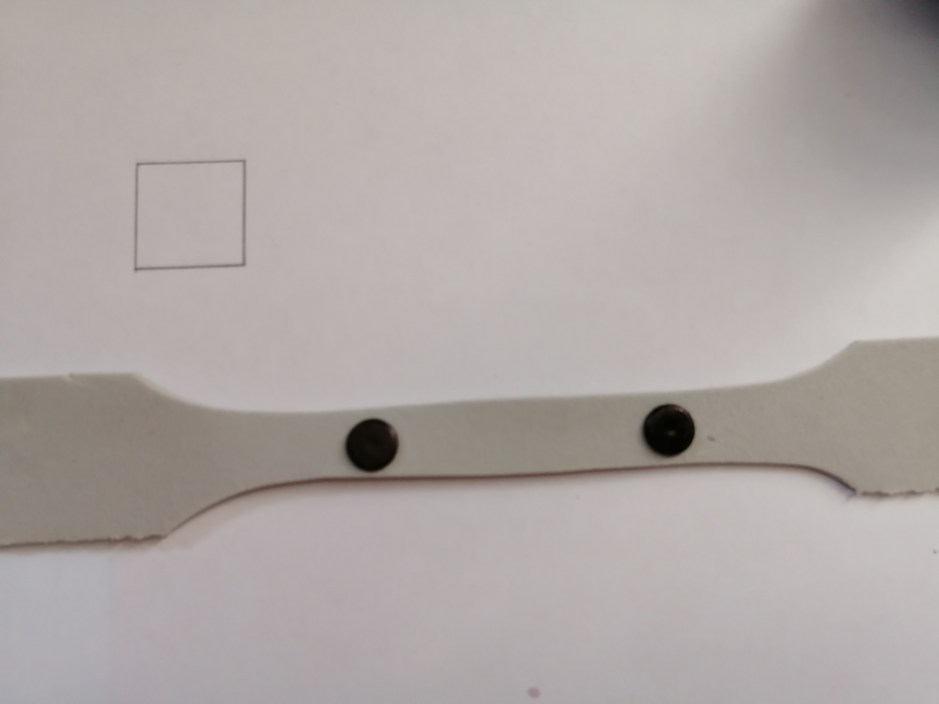
#> input picture test-object-size/botao_colado/2.jpg, 5632 x 4224 px (shown at 1/6 size)
$ python init.py
#> lines starting #> are read from the running program, lines starting #| are printed output that depends on the picture; after the words box and inside, x2 and y2 are one past the last pixel; in counts of white or black regions, pixels touching at a corner belong together

from scipy.spatial.distance import euclidean
from imutils import perspective
from imutils import contours
import numpy as np
import imutils
import cv2

#cv2.namedWindow('Image2', cv2.WINDOW_NORMAL)
#cv2.resizeWindow('Image2', 640, 480)

# Function to show array of images (intermediate results)
def show_images(images):
	#print(images)
	for i, img in enumerate(images):
		cv2.namedWindow('Image'+ str(i), cv2.WINDOW_NORMAL)
		cv2.resizeWindow('Image'+ str(i), 640, 480)
		cv2.imshow("Image" + str(i), img)
	cv2.waitKey(0)
	cv2.destroyAllWindows()


#img_path = "fotos2/4.jpeg"
#img_path = "botao_colado/6.jpg"
img_path = "botao_colado/2.jpg"


# Read image and preprocess
image = cv2.imread(img_path)
#> image is the input picture: shape (4224, 5632, 3); mean B, G, R 165.9, 168.6, 175.5

# [5 lines of commented-out code are left out]

ret,thresh1 = cv2.threshold(image,80,255,cv2.THRESH_BINARY)
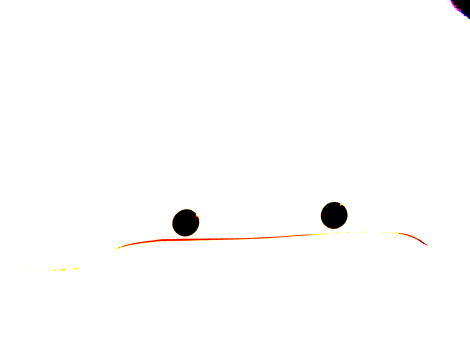
#> thresh1: shape (4224, 5632, 3) (shown at 1/12 size); mean B, G, R 252.3, 252.5, 253
gray = cv2.cvtColor(thresh1, cv2.COLOR_BGR2GRAY)


#gray = cv2.cvtColor(image, cv2.COLOR_BGR2GRAY)
#cv2.imshow("Image2", gray)
#cv2.waitKey(0)


blur = cv2.GaussianBlur(gray, (9, 9), 0)
#blur = cv2.GaussianBlur(gray, (11, 11), 0)
#cv2.imshow("Image2", blur)
#cv2.waitKey(0)


edged = cv2.Canny(blur, 50, 150)
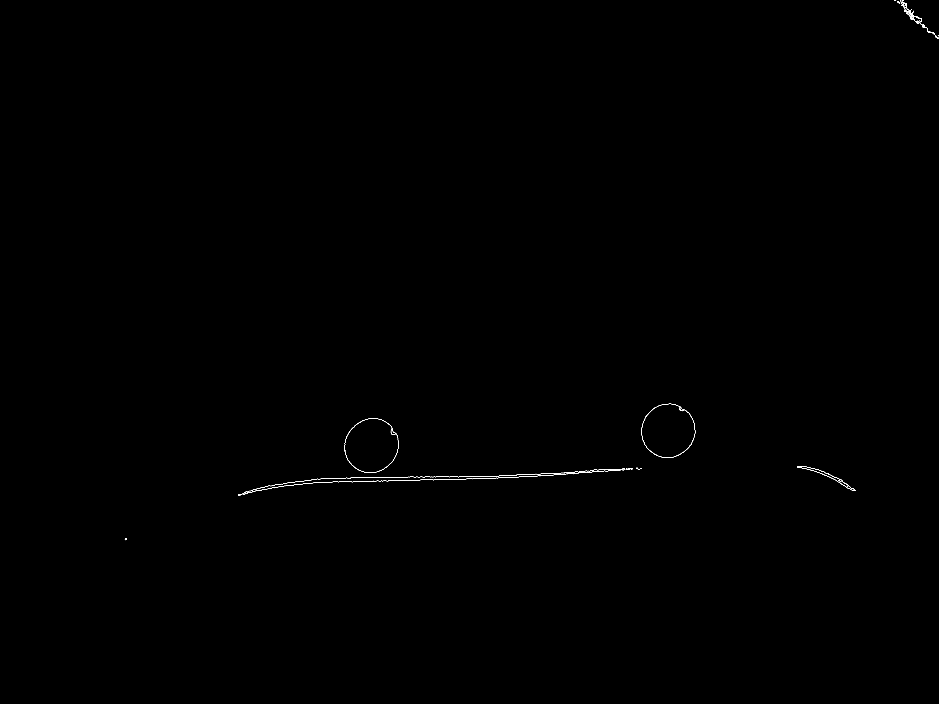
#> edged: shape (4224, 5632) (shown at 1/6 size); 0.04% white in thin lines or dots, all inside (x1, y1, x2, y2) = (749, 0, 5632, 3241)
#edged = cv2.Canny(blur, 60, 90)
#cv2.imshow("Image2", edged)
#cv2.waitKey(0)

edged = cv2.dilate(edged, None, iterations=1)
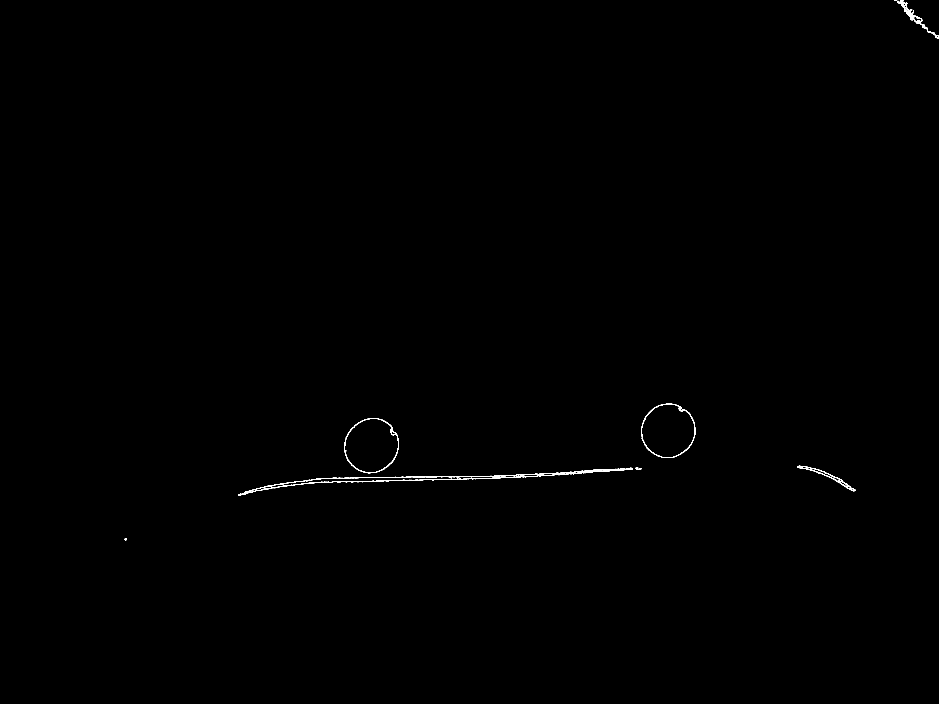
#> edged: shape (4224, 5632) (shown at 1/6 size); 0.13% white; 16 white regions (1 under 20 px), largest, box (x1, y1, x2, y2) and area: (1455, 2810, 3753, 2969) 15607, (5404, 0, 5632, 234) 4085, (3847, 2422, 4172, 2748) 4007
#cv2.imshow("Image2", edged)
#cv2.waitKey(0)

edged = cv2.erode(edged, None, iterations=1)
#cv2.imshow("Image2", edged)
#cv2.waitKey(0)


#show_images([blur, edged])

# Find contours
cnts = cv2.findContours(edged.copy(), cv2.RETR_EXTERNAL, cv2.CHAIN_APPROX_SIMPLE)
#> cnts = 16 contours, 2 with area under 20; largest, box (x1, y1, x2, y2) and area: (2067, 2510, 2392, 2838) 81486, (3848, 2423, 4171, 2747) 80470, (1456, 2811, 3752, 2968) 33968, (4784, 2796, 5133, 2946) 5027, (5405, 0, 5532, 136) 2193
cnts = imutils.grab_contours(cnts)
print(cnts)
#> (printed output is left out)
# Sort contours from left to right as leftmost contour is reference object
(cnts, _) = contours.sort_contours(cnts)

# Remove contours which are not large enough
cnts = [x for x in cnts if cv2.contourArea(x) > 100]
#> cnts = 7 contours; box (x1, y1, x2, y2) and area: (2067, 2510, 2392, 2838) 81486, (3848, 2423, 4171, 2747) 80470, (1456, 2811, 3752, 2968) 33968, (4784, 2796, 5133, 2946) 5027, (5405, 0, 5532, 136) 2193, (5496, 133, 5632, 233) 267, (1429, 2964, 1448, 2974) 106

#cv2.drawContours(image, cnts, -1, (0,255,0), 3)

#show_images([image, edged])
#print(len(cnts))

# Reference object dimensions
# Here for reference I have used a 2cm x 2cm square
ref_object = cnts[0]
#> ref_object = contour of 21 points, box (x1, y1, x2, y2) (1429, 2964, 1448, 2974), area 106
box = cv2.minAreaRect(ref_object)
#> box = ((1438.1, 2968.5), (18.85, 8.19), -7.13)
box = cv2.boxPoints(box)
#> box = [[1429.2, 2973.7], [1428.2, 2965.6], [1446.9, 2963.3], [1447.9, 2971.4]]
box = np.array(box, dtype="int")
#> box = [[1429, 2973], [1428, 2965], [1446, 2963], [1447, 2971]]
box = perspective.order_points(box)
#> box = [[1428, 2965], [1446, 2963], [1447, 2971], [1429, 2973]]
(tl, tr, br, bl) = box
#> tl = [1428, 2965]; tr = [1446, 2963]; br = [1447, 2971]; bl = [1429, 2973]
dist_in_pixel = euclidean(tl, tr)
#> dist_in_pixel = 18.11
dist_in_cm = 2
pixel_per_cm = dist_in_pixel/dist_in_cm
#> pixel_per_cm = 9.06


# Draw remaining contours
for cnt in cnts:
	box = cv2.minAreaRect(cnt)
	box = cv2.boxPoints(box)
	box = np.array(box, dtype="int")
	box = perspective.order_points(box)
	(tl, tr, br, bl) = box
	cv2.drawContours(image, [box.astype("int")], -1, (0, 0, 255), 2)
	mid_pt_horizontal = (tl[0] + int(abs(tr[0] - tl[0])/2), tl[1] + int(abs(tr[1] - tl[1])/2))
	mid_pt_verticle = (tr[0] + int(abs(tr[0] - br[0])/2), tr[1] + int(abs(tr[1] - br[1])/2))
	wid = euclidean(tl, tr)/pixel_per_cm
	ht = euclidean(tr, br)/pixel_per_cm
	cv2.putText(image, "{:.1f}cm".format(wid), (int(mid_pt_horizontal[0] - 15), int(mid_pt_horizontal[1] - 10)),
		cv2.FONT_HERSHEY_SIMPLEX, 0.5, (255, 255, 0), 2)
	cv2.putText(image, "{:.1f}cm".format(ht), (int(mid_pt_verticle[0] + 10), int(mid_pt_verticle[1])),
		cv2.FONT_HERSHEY_SIMPLEX, 0.5, (255, 255, 0), 2)
#> this loop made 7 passes
#> (tl, tr, br, bl, mid_pt_horizontal, mid_pt_verticle, wid, ht) on passes 1 to 4: ([1428, 2965], [1446, 2963], [1447, 2971], [1429, 2973], (1437, 2966), (1446, 2967), 2, 0.89), ([1452, 2899], [3747, 2758], [3751, 2825], [1456, 2967], (2599, 2969), (3749, 2791), 253.9, 7.41), ([2002, 2655], [2260, 2448], [2456, 2693], [2197, 2899], (2131, 2758), (2358, 2570), 36.53, 34.65), ([3982, 2359], [4233, 2555], [4035, 2810], [3783, 2615], (4107, 2457), (4332, 2682), 35.17, 35.65)

show_images([image])
#> the loop in show_images, `for i, img in enumerate(images):` made 1 pass

$ run again, with test-object-size/fotos2/4.jpeg copied over test-object-size/botao_colado/2.jpg
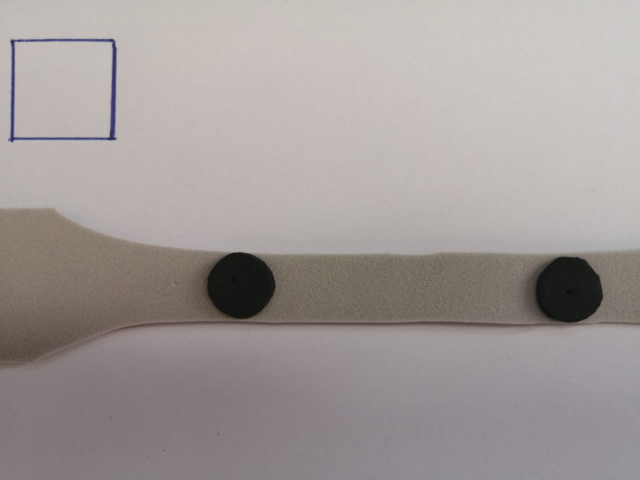
#> input picture test-object-size/fotos2/4.jpeg, 1280 x 960 px (shown at 1/2 size)
#> image is the input picture: shape (960, 1280, 3); mean B, G, R 152.8, 154.5, 161.5
#> `edged = cv2.erode(edged, None, iterations=1)`:
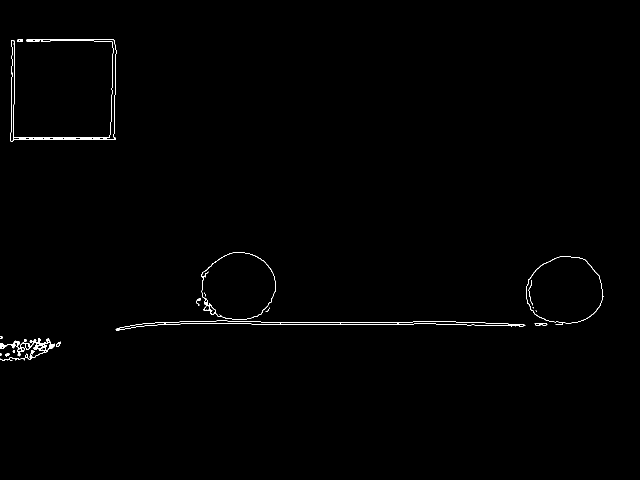
#> edged: shape (960, 1280) (shown at 1/2 size); 0.54% white in thin lines or dots, all inside (x1, y1, x2, y2) = (0, 78, 1207, 722)
#> `cnts = cv2.findContours(edged.copy(), cv2.RETR_EXTERNAL, cv2.CHAIN_APP..`: cnts = 16 contours, 6 with area under 20; largest, box (x1, y1, x2, y2) and area: (1052, 512, 1207, 650) 16152, (403, 504, 552, 639) 15688, (231, 641, 1051, 662) 3524, (21, 78, 233, 283) 3516, (0, 676, 109, 722) 1150
#> (printed output is left out)
#> `cnts = [x for x in cnts if cv2.contourArea(x) > 100]`: cnts = 5 contours; box (x1, y1, x2, y2) and area: (1052, 512, 1207, 650) 16152, (403, 504, 552, 639) 15688, (231, 641, 1051, 662) 3524, (21, 78, 233, 283) 3516, (0, 676, 109, 722) 1150
#> ref_object = contour of 348 points, box (x1, y1, x2, y2) (0, 676, 109, 722), area 1150
#> `box = cv2.minAreaRect(ref_object)`: box = ((53.62, 699), (110.7, 40.72), -6.2)
#> `box = cv2.boxPoints(box)`: box = [[0.787, 725.2], [-3.61, 684.8], [106.5, 672.8], [110.9, 713.3]]
#> `box = np.array(box, dtype="int")`: box = [[0, 725], [-3, 684], [106, 672], [110, 713]]
#> `box = perspective.order_points(box)`: box = [[-3, 684], [106, 672], [110, 713], [0, 725]]
#> `(tl, tr, br, bl) = box`: tl = [-3, 684]; tr = [106, 672]; br = [110, 713]; bl = [0, 725]
#> dist_in_pixel = 109.7
#> pixel_per_cm = 54.83
#> the loop `for cnt in cnts:` made 5 passes
#> (tl, tr, br, bl, mid_pt_horizontal, mid_pt_verticle, wid, ht) on passes 1 to 5: ([-3, 684], [106, 672], [110, 713], [0, 725], (51, 690), (108, 692), 2, 0.751), ([21, 78], [232, 78], [232, 282], [21, 282], (126, 78), (232, 180), 3.85, 3.72), ([230, 643], [1049, 634], [1050, 651], [231, 661], (639, 647), (1049, 642), 14.94, 0.311), ([403, 504], [551, 504], [551, 638], [403, 638], (477, 504), (551, 571), 2.7, 2.44), ([1041, 525], [1191, 501], [1213, 634], [1062, 658], (1116, 537), (1202, 567), 2.77, 2.46)
#> after the loop `for cnt in cnts:`:
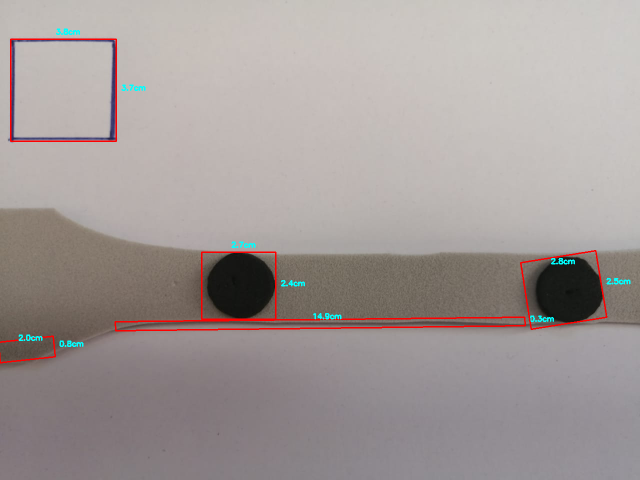
#> image: shape (960, 1280, 3) (shown at 1/2 size); 1.2% of pixels changed, all inside (x1, y1, x2, y2) = (0, 57, 1261, 727)
#> the loop in show_images, `for i, img in enumerate(images):` made 1 pass

$ run again, with test-object-size/botao_colado/6.jpg copied over test-object-size/botao_colado/2.jpg
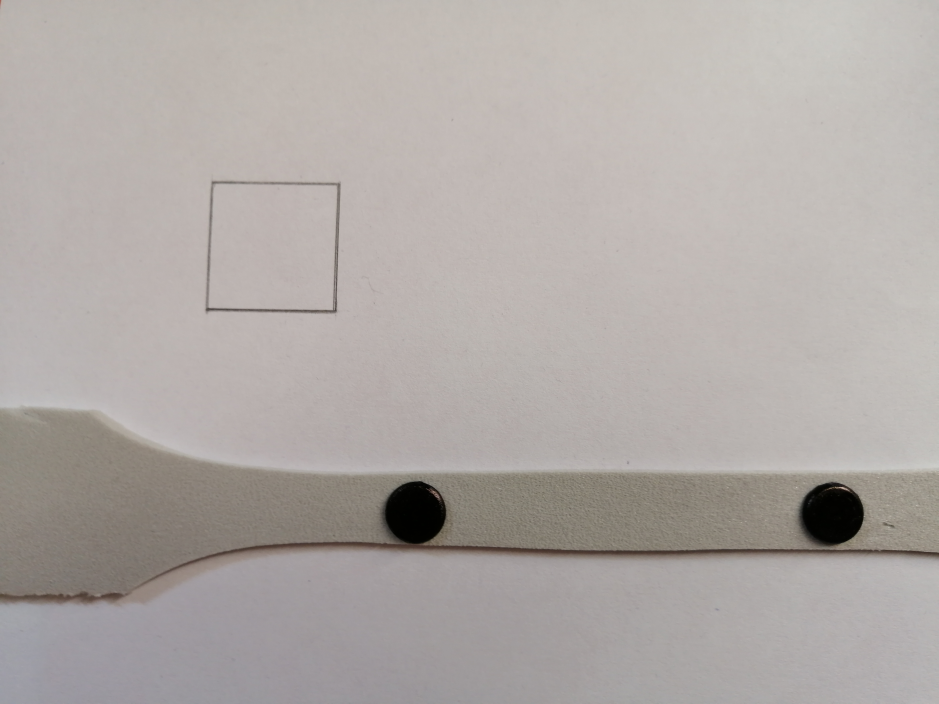
#> input picture test-object-size/botao_colado/6.jpg, 5632 x 4224 px (shown at 1/6 size)
#> image is the input picture: shape (4224, 5632, 3); mean B, G, R 166.3, 169.6, 175.6
#> `ret,thresh1 = cv2.threshold(image,80,255,cv2.THRESH_BINARY)`:
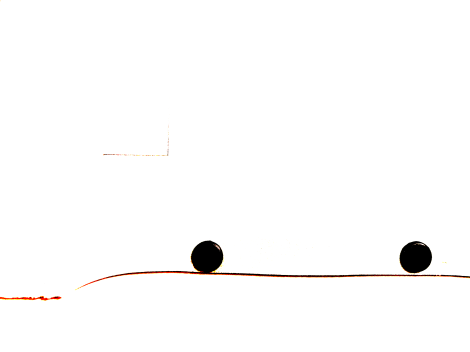
#> thresh1: shape (4224, 5632, 3) (shown at 1/12 size); mean B, G, R 251.1, 251.3, 251.9
#> `edged = cv2.dilate(edged, None, iterations=1)`:
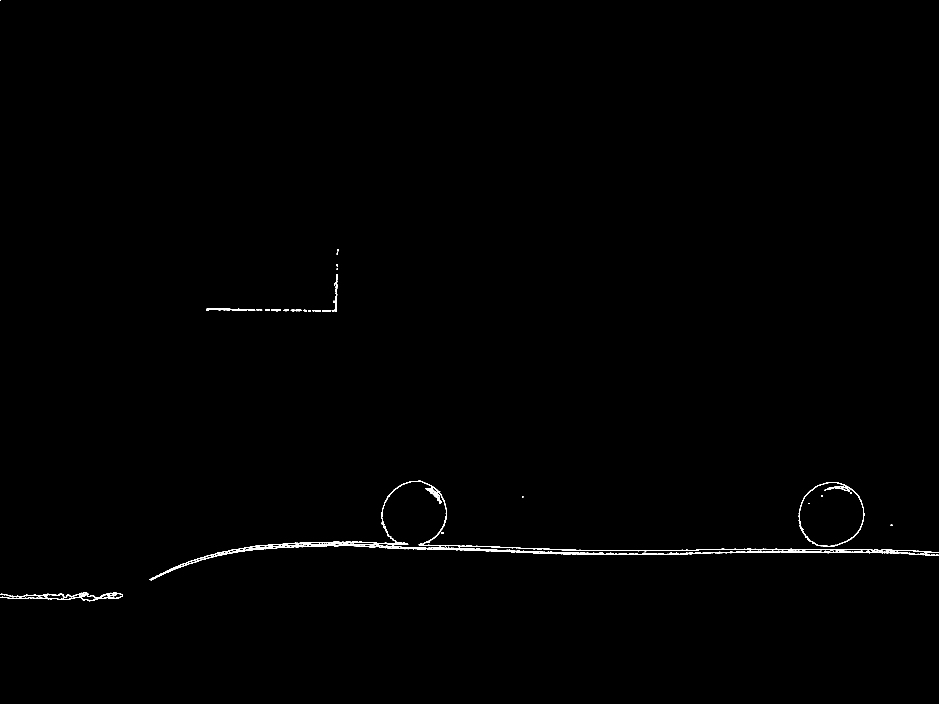
#> edged: shape (4224, 5632) (shown at 1/6 size); 0.29% white; 97 white regions (8 under 20 px), largest, box (x1, y1, x2, y2) and area: (898, 2884, 5632, 3482) 41020, (0, 3553, 738, 3607) 6301, (4791, 2892, 5190, 3281) 4903
#> `cnts = cv2.findContours(edged.copy(), cv2.RETR_EXTERNAL, cv2.CHAIN_APP..`: cnts = 131 contours, 95 with area under 20; largest, box (x1, y1, x2, y2) and area: (4792, 2893, 5185, 3280) 116892, (2555, 2927, 2649, 3014) 1694, (1239, 1850, 1383, 1862) 764, (953, 3083, 5632, 3452) 704, (2291, 2885, 5632, 3317) 486
#> (printed output is left out)
#> `cnts = [x for x in cnts if cv2.contourArea(x) > 100]`: cnts = 19 contours; largest, box (x1, y1, x2, y2) and area: (4792, 2893, 5185, 3280) 116892, (2555, 2927, 2649, 3014) 1694, (1239, 1850, 1383, 1862) 764, (953, 3083, 5632, 3452) 704, (2291, 2885, 5632, 3317) 486
#> ref_object = contour of 1235 points, box (x1, y1, x2, y2) (0, 3554, 737, 3606), area 386
#> `box = cv2.minAreaRect(ref_object)`: box = ((367.9, 3577), (50.53, 736), -89.06)
#> `box = cv2.boxPoints(box)`: box = [[735.5, 3608.3], [-0.481, 3596.2], [0.352, 3545.6], [736.3, 3557.8]]
#> `box = np.array(box, dtype="int")`: box = [[735, 3608], [0, 3596], [0, 3545], [736, 3557]]
#> `box = perspective.order_points(box)`: box = [[0, 3545], [736, 3557], [735, 3608], [0, 3596]]
#> `(tl, tr, br, bl) = box`: tl = [0, 3545]; tr = [736, 3557]; br = [735, 3608]; bl = [0, 3596]
#> dist_in_pixel = 736.1
#> pixel_per_cm = 368
#> the loop `for cnt in cnts:` made 19 passes
#> (tl, tr, br, bl, mid_pt_horizontal, mid_pt_verticle, wid, ht) on passes 1 to 4: ([0, 3545], [736, 3557], [735, 3608], [0, 3596], (368, 3551), (736, 3582), 2, 0.139), ([474, 3565], [515, 3562], [516, 3576], [475, 3579], (494, 3566), (515, 3569), 0.112, 0.0381), ([898, 3476], [954, 3447], [958, 3453], [901, 3483], (926, 3490), (956, 3450), 0.171, 0.0196), ([944, 3117], [5622, 2998], [5631, 3333], [953, 3451], (3283, 3176), (5626, 3165), 12.71, 0.911)
#> the loop in show_images, `for i, img in enumerate(images):` made 1 pass
